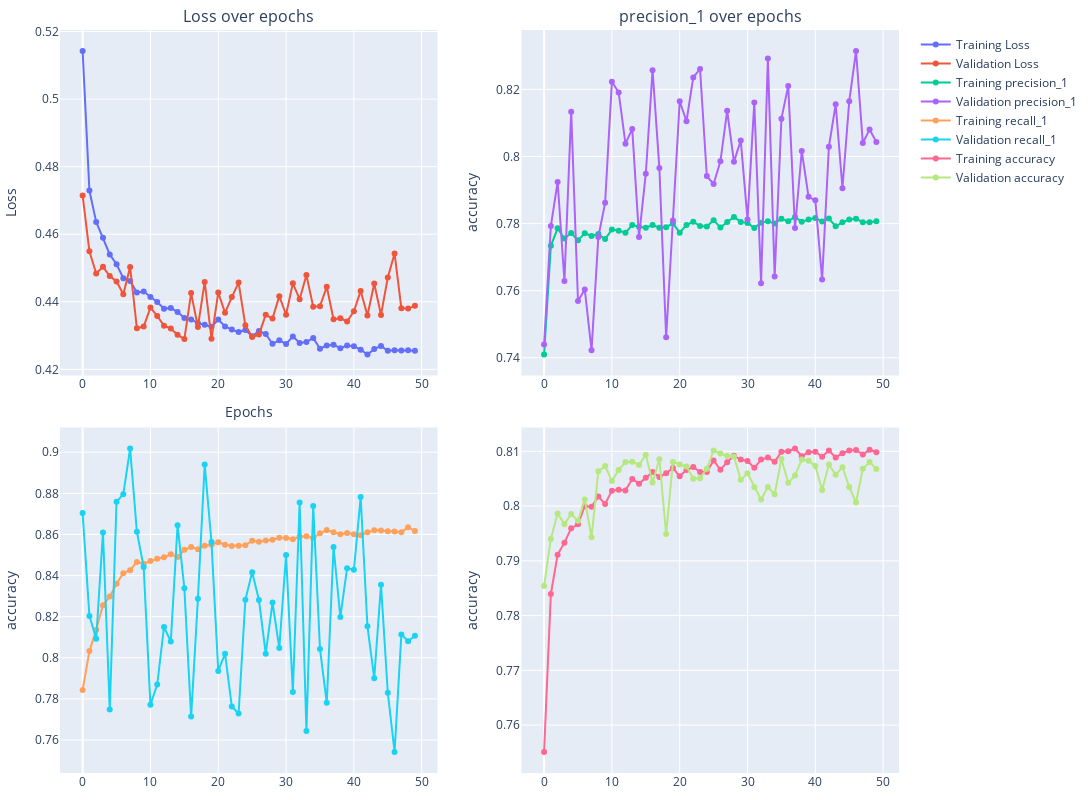

The code cell stored with this chart in its notebook:
### Code cell
hist = history.history

n = 5
train_col = cols[2]
val_col = f'val_{train_col}'

fig = make_subplots(rows=2, cols=2, subplot_titles=("Loss over epochs", f"{train_col} over epochs"), vertical_spacing=0.07)

# Loss
fig.add_trace( go.Scatter(x=list(range(len(hist['loss']))), y=hist['loss'], mode='lines+markers', name='Training Loss'), row=1, col=1 )
fig.add_trace( go.Scatter(x=list(range(len(hist['val_loss']))), y=hist['val_loss'], mode='lines+markers', name='Validation Loss'), row=1, col=1 )

# 
fig.add_trace(  go.Scatter(x=list(range(len(hist[train_col]))), y=hist[train_col],  mode='lines+markers', name=f'Training {train_col}'),  row=1, col=2 )
fig.add_trace( go.Scatter(x=list(range(len(hist[val_col]))), y=hist[val_col], mode='lines+markers', name=f'Validation {train_col}'), row=1, col=2)

#
train_col = cols[3]
val_col = f'val_{train_col}'
fig.add_trace(  go.Scatter(x=list(range(len(hist[train_col]))), y=hist[train_col],  mode='lines+markers', name=f'Training {train_col}'),  row=2, col=1 )
fig.add_trace( go.Scatter(x=list(range(len(hist[val_col]))), y=hist[val_col], mode='lines+markers', name=f'Validation {train_col}'), row=2, col=1)

train_col = 'accuracy'
val_col = f'val_{train_col}'
fig.add_trace(  go.Scatter(x=list(range(len(hist[train_col]))), y=hist[train_col],  mode='lines+markers', name=f'Training {train_col}'),  row=2, col=2 )
fig.add_trace( go.Scatter(x=list(range(len(hist[val_col]))), y=hist[val_col], mode='lines+markers', name=f'Validation {train_col}'), row=2, col=2)


fig.update_xaxes(title_text="Epochs", row=1, col=1)
fig.update_yaxes(title_text="Loss", row=1, col=1)
fig.update_yaxes(title_text=f"{train_col}", row=1, col=2)
fig.update_yaxes(title_text=f"{train_col}", row=2, col=1)
fig.update_yaxes(title_text=f"{train_col}", row=2, col=2)

fig.update_layout(
    # title_text="Training and validation metrics over epochs",
    showlegend=True,
    margin=dict(l=10, r=10, b=10, t=30),
    width=1400, height=800
)

for annotation in fig['layout']['annotations']:
    annotation['y'] = annotation['y'] + 0.002

fig

### Figure 1 — Plotly figure (JSON) as saved in the notebook; plotly's stock layout.template omitted (floating-point values rounded to 4 significant figures)
{"data": [{"mode": "lines+markers", "name": "Training Loss", "type": "scatter", "x": [0, 1, 2, 3, 4, 5, 6, 7, 8, 9, 10, 11, 12, 13, 14, 15, 16, 17, 18, 19, 20, 21, 22, 23, 24, 25, 26, 27, 28, 29, 30, 31, 32, 33, 34, 35, 36, 37, 38, 39, 40, 41, 42, 43, 44, 45, 46, 47, 48, 49], "xaxis": "x", "y": [0.5142, 0.4729, 0.4636, 0.459, 0.454, 0.4511, 0.447, 0.4462, 0.4427, 0.4431, 0.4414, 0.44, 0.4379, 0.4382, 0.437, 0.4352, 0.4348, 0.4337, 0.4332, 0.4326, 0.4348, 0.4327, 0.4318, 0.431, 0.4317, 0.4298, 0.4313, 0.4304, 0.4276, 0.4286, 0.4275, 0.4298, 0.4278, 0.4281, 0.4293, 0.4261, 0.4271, 0.4273, 0.4263, 0.4271, 0.4269, 0.4258, 0.4244, 0.426, 0.4269, 0.4255, 0.4256, 0.4256, 0.4256, 0.4255], "yaxis": "y"}, {"mode": "lines+markers", "name": "Validation Loss", "type": "scatter", "x": [0, 1, 2, 3, 4, 5, 6, 7, 8, 9, 10, 11, 12, 13, 14, 15, 16, 17, 18, 19, 20, 21, 22, 23, 24, 25, 26, 27, 28, 29, 30, 31, 32, 33, 34, 35, 36, 37, 38, 39, 40, 41, 42, 43, 44, 45, 46, 47, 48, 49], "xaxis": "x", "y": [0.4715, 0.4549, 0.4484, 0.4504, 0.4476, 0.446, 0.4422, 0.4503, 0.4322, 0.4327, 0.4383, 0.4358, 0.4329, 0.4321, 0.4302, 0.429, 0.4426, 0.4326, 0.4459, 0.4291, 0.4428, 0.4367, 0.4414, 0.4457, 0.433, 0.4296, 0.4303, 0.4361, 0.435, 0.4417, 0.4362, 0.4455, 0.4408, 0.4479, 0.4385, 0.4387, 0.4444, 0.4348, 0.4351, 0.4342, 0.4372, 0.4432, 0.4359, 0.4454, 0.4361, 0.4472, 0.4543, 0.4381, 0.438, 0.4388], "yaxis": "y"}, {"mode": "lines+markers", "name": "Training precision_1", "type": "scatter", "x": [0, 1, 2, 3, 4, 5, 6, 7, 8, 9, 10, 11, 12, 13, 14, 15, 16, 17, 18, 19, 20, 21, 22, 23, 24, 25, 26, 27, 28, 29, 30, 31, 32, 33, 34, 35, 36, 37, 38, 39, 40, 41, 42, 43, 44, 45, 46, 47, 48, 49], "xaxis": "x2", "y": [0.741, 0.7734, 0.7786, 0.7755, 0.7772, 0.775, 0.7771, 0.7763, 0.7769, 0.7754, 0.7782, 0.7779, 0.7773, 0.7795, 0.779, 0.7788, 0.7796, 0.7788, 0.7789, 0.7801, 0.7773, 0.7796, 0.7806, 0.7793, 0.7791, 0.781, 0.7789, 0.7805, 0.782, 0.7805, 0.7802, 0.7787, 0.7802, 0.7807, 0.78, 0.7814, 0.7807, 0.782, 0.7805, 0.7812, 0.7817, 0.7806, 0.7815, 0.7792, 0.7804, 0.7812, 0.7814, 0.7804, 0.7804, 0.7807], "yaxis": "y2"}, {"mode": "lines+markers", "name": "Validation precision_1", "type": "scatter", "x": [0, 1, 2, 3, 4, 5, 6, 7, 8, 9, 10, 11, 12, 13, 14, 15, 16, 17, 18, 19, 20, 21, 22, 23, 24, 25, 26, 27, 28, 29, 30, 31, 32, 33, 34, 35, 36, 37, 38, 39, 40, 41, 42, 43, 44, 45, 46, 47, 48, 49], "xaxis": "x2", "y": [0.7439, 0.7793, 0.7924, 0.7629, 0.8134, 0.7569, 0.7604, 0.7422, 0.776, 0.7862, 0.8223, 0.8191, 0.8038, 0.8082, 0.776, 0.7949, 0.8257, 0.7966, 0.7461, 0.7809, 0.8165, 0.8105, 0.8236, 0.8261, 0.7942, 0.7918, 0.7986, 0.8136, 0.7984, 0.8048, 0.7812, 0.8161, 0.7622, 0.8292, 0.7642, 0.8113, 0.821, 0.7787, 0.8016, 0.788, 0.7869, 0.7633, 0.8029, 0.8155, 0.7905, 0.8165, 0.8314, 0.804, 0.808, 0.8043], "yaxis": "y2"}, {"mode": "lines+markers", "name": "Training recall_1", "type": "scatter", "x": [0, 1, 2, 3, 4, 5, 6, 7, 8, 9, 10, 11, 12, 13, 14, 15, 16, 17, 18, 19, 20, 21, 22, 23, 24, 25, 26, 27, 28, 29, 30, 31, 32, 33, 34, 35, 36, 37, 38, 39, 40, 41, 42, 43, 44, 45, 46, 47, 48, 49], "xaxis": "x3", "y": [0.7844, 0.8033, 0.8136, 0.8256, 0.8298, 0.8361, 0.8412, 0.8426, 0.8466, 0.8458, 0.8471, 0.8482, 0.8489, 0.8504, 0.849, 0.8525, 0.8539, 0.8528, 0.8546, 0.8549, 0.8562, 0.855, 0.8544, 0.8545, 0.8548, 0.8569, 0.8564, 0.8571, 0.8574, 0.8584, 0.8583, 0.8577, 0.8589, 0.8591, 0.8582, 0.8606, 0.8622, 0.8611, 0.8601, 0.8607, 0.8601, 0.8597, 0.8611, 0.8621, 0.8619, 0.8616, 0.8615, 0.8611, 0.8636, 0.8617], "yaxis": "y3"}, {"mode": "lines+markers", "name": "Validation recall_1", "type": "scatter", "x": [0, 1, 2, 3, 4, 5, 6, 7, 8, 9, 10, 11, 12, 13, 14, 15, 16, 17, 18, 19, 20, 21, 22, 23, 24, 25, 26, 27, 28, 29, 30, 31, 32, 33, 34, 35, 36, 37, 38, 39, 40, 41, 42, 43, 44, 45, 46, 47, 48, 49], "xaxis": "x3", "y": [0.8704, 0.8204, 0.8093, 0.861, 0.7749, 0.8759, 0.8796, 0.9018, 0.8613, 0.8442, 0.7772, 0.787, 0.815, 0.8079, 0.8645, 0.8339, 0.7714, 0.8287, 0.894, 0.8563, 0.7936, 0.802, 0.7763, 0.7729, 0.8283, 0.8416, 0.8281, 0.802, 0.8269, 0.8048, 0.85, 0.7834, 0.8755, 0.7644, 0.8739, 0.8043, 0.7781, 0.8539, 0.8199, 0.8436, 0.8428, 0.8782, 0.8153, 0.7901, 0.8356, 0.783, 0.7542, 0.8114, 0.8081, 0.8107], "yaxis": "y3"}, {"mode": "lines+markers", "name": "Training accuracy", "type": "scatter", "x": [0, 1, 2, 3, 4, 5, 6, 7, 8, 9, 10, 11, 12, 13, 14, 15, 16, 17, 18, 19, 20, 21, 22, 23, 24, 25, 26, 27, 28, 29, 30, 31, 32, 33, 34, 35, 36, 37, 38, 39, 40, 41, 42, 43, 44, 45, 46, 47, 48, 49], "xaxis": "x4", "y": [0.7551, 0.7839, 0.7911, 0.7933, 0.7959, 0.7967, 0.8, 0.7999, 0.8017, 0.8004, 0.8028, 0.803, 0.8029, 0.8049, 0.8041, 0.8052, 0.8062, 0.8053, 0.806, 0.8069, 0.8054, 0.8066, 0.8071, 0.8062, 0.8062, 0.8083, 0.8066, 0.808, 0.8092, 0.8085, 0.8082, 0.807, 0.8085, 0.8089, 0.8081, 0.8099, 0.81, 0.8105, 0.8091, 0.8098, 0.8099, 0.809, 0.8102, 0.8089, 0.8097, 0.8101, 0.8102, 0.8094, 0.8103, 0.8098], "yaxis": "y4"}, {"mode": "lines+markers", "name": "Validation accuracy", "type": "scatter", "x": [0, 1, 2, 3, 4, 5, 6, 7, 8, 9, 10, 11, 12, 13, 14, 15, 16, 17, 18, 19, 20, 21, 22, 23, 24, 25, 26, 27, 28, 29, 30, 31, 32, 33, 34, 35, 36, 37, 38, 39, 40, 41, 42, 43, 44, 45, 46, 47, 48, 49], "xaxis": "x4", "y": [0.7854, 0.794, 0.7987, 0.7967, 0.7986, 0.7973, 0.8012, 0.7943, 0.8063, 0.8073, 0.8046, 0.8066, 0.808, 0.8081, 0.8075, 0.8094, 0.8043, 0.8086, 0.7949, 0.808, 0.8076, 0.8073, 0.805, 0.8051, 0.8068, 0.8102, 0.8096, 0.8091, 0.8091, 0.8048, 0.806, 0.8034, 0.8012, 0.8035, 0.8022, 0.8086, 0.8043, 0.8056, 0.8085, 0.8083, 0.8073, 0.803, 0.8076, 0.8057, 0.8071, 0.8035, 0.8007, 0.8068, 0.808, 0.8067], "yaxis": "y4"}], "layout": {"annotations": [{"font": {"size": 16}, "showarrow": false, "text": "Loss over epochs", "x": 0.225, "xanchor": "center", "xref": "paper", "y": 1.002, "yanchor": "bottom", "yref": "paper"}, {"font": {"size": 16}, "showarrow": false, "text": "precision_1 over epochs", "x": 0.775, "xanchor": "center", "xref": "paper", "y": 1.002, "yanchor": "bottom", "yref": "paper"}], "height": 800, "margin": {"b": 10, "l": 10, "r": 10, "t": 30}, "showlegend": true, "width": 1400, "xaxis": {"anchor": "y", "domain": [0, 0.45], "title": {"text": "Epochs"}}, "xaxis2": {"anchor": "y2", "domain": [0.55, 1]}, "xaxis3": {"anchor": "y3", "domain": [0, 0.45]}, "xaxis4": {"anchor": "y4", "domain": [0.55, 1]}, "yaxis": {"anchor": "x", "domain": [0.535, 1.0], "title": {"text": "Loss"}}, "yaxis2": {"anchor": "x2", "domain": [0.535, 1.0], "title": {"text": "accuracy"}}, "yaxis3": {"anchor": "x3", "domain": [0, 0.465], "title": {"text": "accuracy"}}, "yaxis4": {"anchor": "x4", "domain": [0, 0.465], "title": {"text": "accuracy"}}}}
